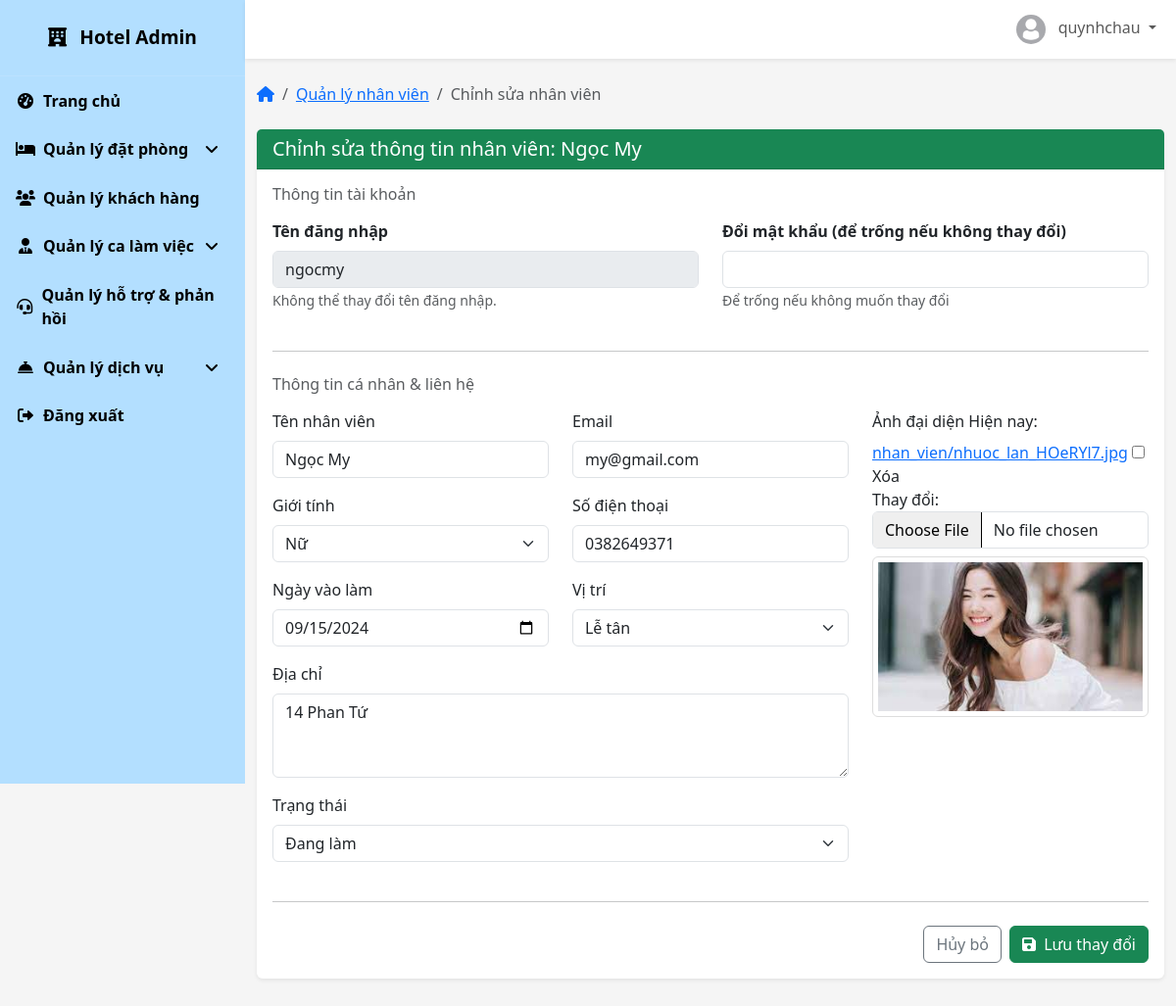
/admin-dashboard/staff/15/edit/ (signed in), run on the app's committed database.
### accounts/models.py (models this page shows, shortened)
class TaiKhoan(AbstractBaseUser, PermissionsMixin):
    username = models.CharField(
        max_length=150,
        unique=True,
        verbose_name=_('Tên đăng nhập'),
        error_messages={
            'unique': _("Tên đăng nhập đã tồn tại."),
        },
    )
    email = models.EmailField(
        verbose_name=_('Địa chỉ email'),
        max_length=255,
        unique=True,
        blank=True,
        null=True,
        error_messages={
            'unique': _("Email đã được sử dụng."),
        },
    )
    sdt = models.CharField(
        max_length=15,
        verbose_name=_('Số điện thoại'),
        blank=True,
        null=True,
    )
    dia_chi = models.TextField(
        verbose_name=_('Địa chỉ'),
        blank=True,
        null=True,
    )
    loai_tk = models.CharField(
        max_length=20,
        choices=[
            ('khach_hang', 'Khách hàng'),
            ('nhan_vien', 'Nhân viên'),
            ('admin', 'Quản lý'),
        ],
        default='khach_hang',
        verbose_name=_('Loại tài khoản'),
    )
    is_staff = models.BooleanField(
        default=False,
        verbose_name=_('Truy cập quản trị'),
    )
    is_active = models.BooleanField(
        default=True,
        verbose_name=_('Kích hoạt'),
    )
    objects = TaiKhoanManager()
    USERNAME_FIELD = 'username'
    REQUIRED_FIELDS = ['email']
    class Meta:
        verbose_name = _('Tài khoản')
        verbose_name_plural = _('Tài khoản')

### core/models.py (models this page shows, shortened)
class NhanVien(models.Model):
    GIOI_TINH_CHOICES = [
        ('Nam', 'Nam'),
        ('Nu', 'Nữ'),
        ('Khac', 'Khác'),
    ]
    TRANG_THAI_CHOICES = [
        ('dang_lam', 'Đang làm'),
        ('nghi_viec', 'Nghỉ việc'),
        ('nghi_phep', 'Nghỉ phép'),
    ]
    VI_TRI_CHOICES = [
        ('le_tan', 'Lễ tân'),
        ('buong_phong', 'Buồng phòng'),
        ('phuc_vu', 'Phục vụ'),
        ('quan_ly', 'Quản lý'),
        ('ky_thuat', 'Kỹ thuật'),
    ]
    ma_nv = models.AutoField(primary_key=True)
    tai_khoan = models.ForeignKey(settings.AUTH_USER_MODEL, on_delete=models.CASCADE, null=True, blank=True)
    ten_nv = models.CharField(max_length=50)
    gioi_tinh = models.CharField(max_length=10, choices=GIOI_TINH_CHOICES)
    sdt = models.CharField(max_length=10)
    email = models.EmailField()
    dia_chi = models.TextField()
    vi_tri = models.CharField(max_length=30, choices=VI_TRI_CHOICES)
    trang_thai = models.CharField(max_length=20, choices=TRANG_THAI_CHOICES, default='dang_lam')
    ngay_vao_lam = models.DateField()
    anh_dai_dien = models.ImageField(upload_to='nhan_vien/', null=True, blank=True)

### core/views.py (the view)
# urls.py: path('admin-dashboard/staff/<int:pk>/edit/', core_views.edit_staff, name='edit_staff'),
@login_required
@user_passes_test(is_admin)
def edit_staff(request, pk):
    staff = get_object_or_404(NhanVien, pk=pk)
    if request.method == 'POST':
        form = EditNhanVienForm(request.POST, request.FILES, instance=staff)
        if form.is_valid():
            try:
                staff = form.save()
                new_password = request.POST.get('new_password')
                if new_password:
                    if len(new_password) < 8:
                        messages.error(request, "Mật khẩu phải có ít nhất 8 ký tự")
                    else:
                        staff.tai_khoan.set_password(new_password)
                        staff.tai_khoan.save()
                        messages.success(request, "Đã cập nhật mật khẩu")
                messages.success(request, "Đã cập nhật thông tin nhân viên")
                return redirect('admin_staff_management')
            except Exception as e:
                messages.error(request, f"Có lỗi xảy ra: {str(e)}")
        else:
            messages.error(request, "Vui lòng kiểm tra lại thông tin")
            for field, errors in form.errors.items():
                for error in errors:
                    messages.error(request, f"{field}: {error}")
    else:
        form = EditNhanVienForm(instance=staff)
    context = {
        'form': form,
        'staff': staff,
    }
    return render(request, 'admin/edit_staff.html', context)

### templates/admin/edit_staff.html (shortened to what this page needs)
{% extends 'admin/base.html' %}
{% load static %}
{% block breadcrumb %}
<li class="breadcrumb-item"><a href="{% url 'admin_staff_management' %}">Quản lý nhân viên</a></li>
<li class="breadcrumb-item active" aria-current="page">Chỉnh sửa nhân viên</li>
{% endblock %}
{% block admin_content %}
<div class="card shadow-sm mb-4">
    <div class="card-header bg-success text-white">
        <h5 class="mb-0">Chỉnh sửa thông tin nhân viên: {{ staff.ten_nv|default:staff.tai_khoan.username }}</h5>
    </div>
    <div class="card-body">
        <form method="post" action="{% url 'edit_staff' staff.ma_nv %}" enctype="multipart/form-data">
            <h6 class="mb-3 text-muted">Thông tin tài khoản</h6>
            <div class="row">
                <div class="col-md-6">
                    <div class="mb-3">
                        <label class="form-label fw-semibold">Tên đăng nhập</label>
                        <input type="text" class="form-control" value="{{ staff.tai_khoan.username }}" disabled readonly>
                        <small class="form-text text-muted">Không thể thay đổi tên đăng nhập.</small>
                    </div>
                </div>
                <div class="col-md-6">
                    <div class="mb-3">
                        <label for="{{ form.new_password.id_for_label }}" class="form-label fw-semibold">Đổi mật khẩu (để trống nếu không thay đổi)</label>
                        {{ form.new_password }}
                        {% if form.new_password.help_text %}
                            <small class="form-text text-muted">{{ form.new_password.help_text }}</small>
                        {% endif %}
                    </div>
                </div>
            </div>
            <hr class="my-4">
            <h6 class="mb-3 text-muted">Thông tin cá nhân & liên hệ</h6>
            <div class="row">
                <div class="col-md-8">
                    <div class="row">
                        <div class="col-md-6">
                            <div class="mb-3">
                                <label for="{{ form.ten_nv.id_for_label }}" class="form-label">Tên nhân viên</label>
                                {{ form.ten_nv }}
                            </div>
                        </div>
                         <div class="col-md-6">
                            <div class="mb-3">
                                <label for="{{ form.email.id_for_label }}" class="form-label">Email</label>
                                {{ form.email }}
                            </div>
                        </div>
                    </div>
                    <div class="row">
                        <div class="col-md-6">
                            <div class="mb-3">
                                <label for="{{ form.gioi_tinh.id_for_label }}" class="form-label">Giới tính</label>
                                {{ form.gioi_tinh }}
                            </div>
                        </div>
                        <div class="col-md-6">
                            <div class="mb-3">
                                <label for="{{ form.sdt.id_for_label }}" class="form-label">Số điện thoại</label>
                                {{ form.sdt }}
                            </div>
                        </div>
                    </div>
                    <div class="row">
                        <div class="col-md-6">
                            <div class="mb-3">
                                <label for="{{ form.ngay_vao_lam.id_for_label }}" class="form-label">Ngày vào làm</label>
                                {{ form.ngay_vao_lam }}
                            </div>
                        </div>
                         <div class="col-md-6">
                            <div class="mb-3">
                                <label for="{{ form.vi_tri.id_for_label }}" class="form-label">Vị trí</label>
                                {{ form.vi_tri }}
                            </div>
                        </div>
                    </div>
                     <div class="mb-3">
                        <label for="{{ form.dia_chi.id_for_label }}" class="form-label">Địa chỉ</label>
                        {{ form.dia_chi }}
                    </div>
                    <div class="mb-3">
                        <label for="{{ form.trang_thai.id_for_label }}" class="form-label">Trạng thái</label>
                        {{ form.trang_thai }}
                    </div>
                </div>
                <div class="col-md-4">
                    <div class="mb-3">
                        <label for="{{ form.anh_dai_dien.id_for_label }}" class="form-label">Ảnh đại diện</label>
                        {{ form.anh_dai_dien }}
                        <div class="mt-2">
                            <img id="imagePreview"
                                 src="{% if staff.anh_dai_dien %}{{ staff.anh_dai_dien.url }}{% else %}{% static 'path/to/your/default/avatar.png' %}{% endif %}"
                                 alt="Xem trước ảnh"
                                 class="img-fluid rounded"
                                 style="max-height: 200px; display: block; border: 1px solid #ddd; padding: 5px;"
                                 onerror="this.onerror=null; this.src='{% static 'path/to/your/default/avatar.png' %}'; this.alt='Ảnh mặc định';" />
                        </div>
                    </div>
                </div>
            </div>
            <hr class="my-4">
            <div class="d-flex justify-content-end">
                <a href="{% url 'admin_staff_management' %}" class="btn btn-outline-secondary me-2">Hủy bỏ</a>
                <button type="submit" class="btn btn-success">
                    <i class="fas fa-save me-1"></i> Lưu thay đổi
                </button>
            </div>
        </form>
    </div>
</div>
{% endblock %}

### templates/admin/base.html (shortened to what this page needs)
{% extends 'base.html' %}
{% load static %}
{% block extra_css %}
<link rel="stylesheet" href="https://cdnjs.cloudflare.com/ajax/libs/font-awesome/6.0.0/css/all.min.css">
{% endblock %}
{% block content %}
<div class="sidebar" style="background-color: #B3DFFF; color: black;">
    <div class="sidebar-brand">
        <i class="fas fa-hotel me-2"></i>
        <span>Hotel Admin</span>
    </div>
    <ul class="sidebar-nav">
        <li class="sidebar-nav-item">
            <a href="{% url 'admin_dashboard' %}" class="sidebar-nav-link {% if request.resolver_match.url_name == 'admin_dashboard' %}active{% endif %}" style="color: black; font-weight: bold;">
                <i class="fas fa-tachometer-alt"></i>
                <span>Trang chủ</span>
            </a>
        </li>
        <li class="sidebar-nav-item">
            <a href="#roomManagement" class="sidebar-nav-link " data-bs-toggle="collapse" style="color: black; font-weight: bold;">
                <i class="fas fa-bed"></i>
                <span>Quản lý đặt phòng</span>
                <i class="fas fa-angle-down ms-auto"></i>
            </a>
        </li>
        <li class="sidebar-nav-item">
            <a href="{% url 'admin_customer_management' %}" class="sidebar-nav-link {% if request.resolver_match.url_name == 'admin_customer_management' %}active{% endif %}" style="color: black; font-weight: bold;">
                <i class="fas fa-users"></i>
                <span>Quản lý khách hàng</span>
            </a>
        </li>
        <li class="sidebar-nav-item">
            <a href="#staffManagement" class="sidebar-nav-link " data-bs-toggle="collapse" style="color: black; font-weight: bold;">
                <i class="fas fa-user-tie"></i>
                <span>Quản lý ca làm việc</span>
                <i class="fas fa-angle-down ms-auto"></i>
            </a>
        </li>
        <li class="sidebar-nav-item">
            <a href="{% url 'admin_request_management' %}" class="sidebar-nav-link {% if request.resolver_match.url_name == 'admin_request_management' %}active{% endif %}" style="color: black; font-weight: bold;">
                <i class="fas fa-headset"></i>
                <span>Quản lý hỗ trợ & phản hồi</span>
            </a>
        </li>
        <li class="sidebar-nav-item">
            <a href="#serviceManagement" class="sidebar-nav-link " data-bs-toggle="collapse" style="color: black; font-weight: bold;">
                <i class="fas fa-concierge-bell"></i>
                <span>Quản lý dịch vụ</span>
                <i class="fas fa-angle-down ms-auto"></i>
            </a>
        </li>
        <li class="sidebar-nav-item">
            <a href="{% url 'logout' %}" class="sidebar-nav-link" style="color: black; font-weight: bold;">
                <i class="fas fa-sign-out-alt"></i>
                <span>Đăng xuất</span>
            </a>
        </li>
    </ul>
</div>
<div class="main-content">
    <nav class="navbar navbar-expand navbar-light bg-white">
        <div class="container-fluid">
            <ul class="navbar-nav ms-auto">
                <li class="nav-item dropdown">
                    <a class="nav-link dropdown-toggle" href="#" id="navbarDropdown" role="button" data-bs-toggle="dropdown" aria-expanded="false">
                        <img src="{% if user.avatar %}{{ user.avatar.url}}{% else %}{% static 'images/default-avartar.jpg' %}{% endif %}" class="avatar me-2" alt="Avatar">
                        <span class="d-none d-md-inline">{{ request.user.get_full_name|default:request.user.username }}</span>
                    </a>
                </li>
            </ul>
        </div>
    </nav>
    <div class="container-fluid py-4">
        <nav aria-label="breadcrumb" class="mb-4">
            <ol class="breadcrumb">
                <li class="breadcrumb-item"><a href="{% url 'admin_dashboard' %}"><i class="fas fa-home"></i></a></li>
                {% block breadcrumb %}
                {% endblock %}
            </ol>
        </nav>
        {% block admin_content %}
        {% endblock %}
    </div>
</div>
{% endblock %}

### data on the page
TaiKhoan: user.get_full_name "quynhchau"
NhanVien: ten_nv "Ngọc My", tai_khoan.username "ngocmy", email "my@gmail.com", gioi_tinh "Nữ", sdt "0382649371", ngay_vao_lam "09/15/2024", vi_tri "Lễ tân", dia_chi "14 Phan Tứ", trang_thai "Đang làm", anh_dai_dien (picture)
